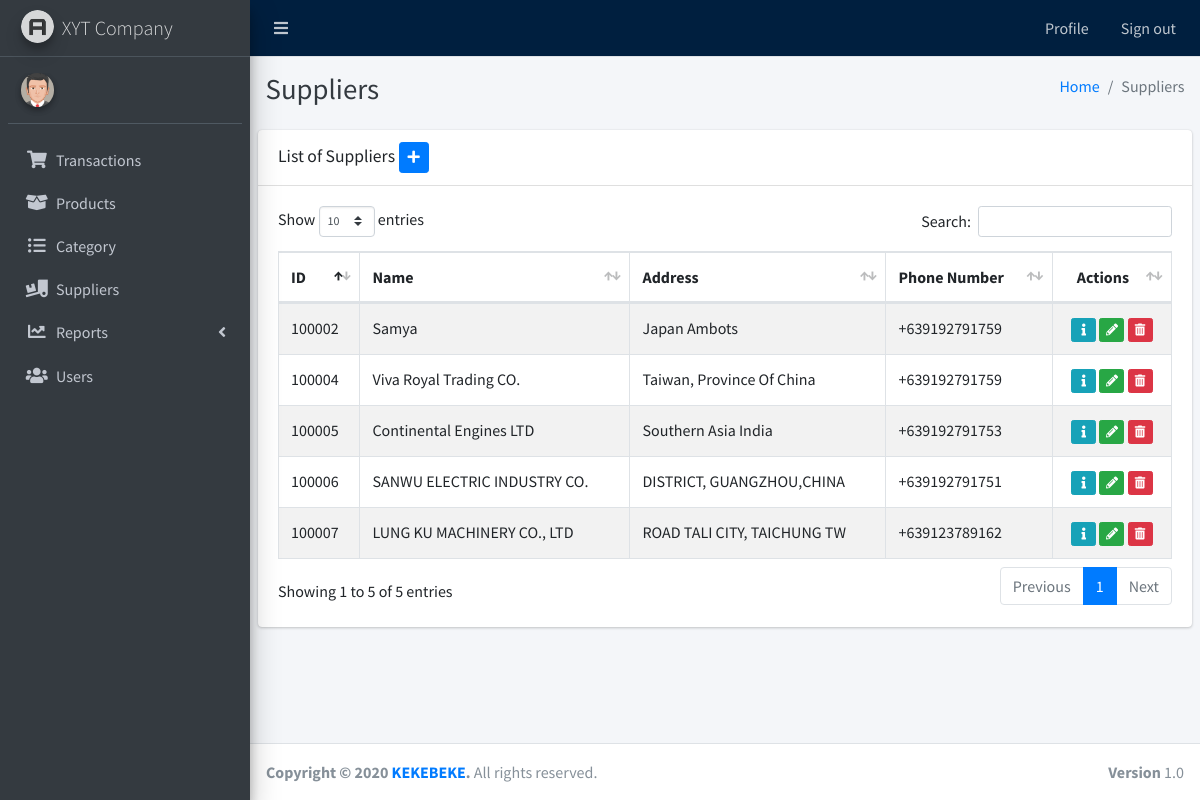
The app's page /category.php with its own data.
### tables this page shows
CREATE TABLE `supplier` (
  `id` int(11) NOT NULL,
  `name` varchar(50) NOT NULL,
  `address` text NOT NULL,
  `phone_number` varchar(13) NOT NULL,
  `status` tinyint(4) NOT NULL DEFAULT 1
);

### includes/functions.php (called while the page is built, shortened)
<?php
class functions extends connection {
	function selectAll($query) {
		$statement = $this->connect()->query($query);
		return $statement->fetchAll();
	}
}
$function = new functions();

### includes/connection.php (called while the page is built)
<?php
class connection {
	function connect()
	{
		try {
			$pdo = new PDO("mysql:host=localhost;dbname=db_xyt_company", 'root', '');
			$pdo->setAttribute(PDO::ATTR_ERRMODE, PDO::ERRMODE_EXCEPTION);
			return $pdo;
		} catch (PDOException $e) {
			echo "Connection Failed: " . $e->getMessage();
		}
	}
}

### category.php (the view, shortened to what this page needs)
<?php
  include 'includes/connection.php';
  include 'includes/functions.php';
session_start(); ?>
<!DOCTYPE html>
<html>
<head>
  <?php include 'sections/links.php'; ?>
</head>
<body class="hold-transition sidebar-mini layout-fixed">
  <div class="wrapper">
    <?php include 'sections/navbar.php' ?>
    <?php include 'sections/sidebar.php' ?>
    <div class="content-wrapper">
      <div class="content-header">
        <div class="container-fluid">
          <div class="row mb-2">
            <div class="col-sm-6">
              <h1 class="m-0 text-dark">Suppliers</h1>
            </div>
            <div class="col-sm-6">
              <ol class="breadcrumb float-sm-right">
                <li class="breadcrumb-item"><a href="transactions.php">Home</a></li>
                <li class="breadcrumb-item active">Suppliers</li>
              </ol>
            </div>
          </div>
        </div>
      </div>
      <section class="content">
        <div class="row">
          <div class="col-12">
            <div class="card">
              <div class="card-header">
                <h3 class="card-title">List of Suppliers
                  <button type="button" class="btn btn-sm btn-primary">
                    <i class="fa fa-plus"></i>
                  </button>
                </h3>
              </div>
              <div class="card-body">
                <div class="table-responsive">
                  <table id="example1" class="table table-bordered table-striped">
                    <thead>
                      <tr>
                        <th>ID</th>
                        <th>Name</th>
                        <th>Address</th>
                        <th>Phone Number</th>
                        <th class="text-center">Actions</th>
                      </tr>
                    </thead>
                    <tbody>
                      <?php
                  try {
                      $query = "SELECT * FROM supplier WHERE status != 0";
                      $rows = $function->selectAll($query);
                      foreach ($rows as $row) { ?>
                      <tr>
                        <td><?php echo $row['id']; ?></td>
                        <td><?php echo $row['name']; ?></td>
                        <td><?php echo $row['address']; ?></td>
                        <td><?php echo $row['phone_number']; ?></td>
                        <td class="text-center">
                          <button class="btn btn-info btn-xs">
                            <i class="fa fa-info fa-fw"></i>
                          </button>
                          <button class="btn btn-success btn-xs">
                            <i class="fa fa-pencil-alt fa-fw"></i>
                          </button>
                          <button class="btn btn-danger btn-xs">
                            <i class="fa fa-trash-alt fa-fw"></i>
                          </button>
                        </td>
                      </tr>
                      <?php
                      }
                  } catch (PDOException $e) {
                      echo "There is some problem in connection: " . $e->getMessage();
                  } ?>
                    </tbody>
                  </table>
                </div>
              </div>
            </div>
          </div>
        </div>
      </section>
    </div>
    <?php include 'sections/footer.php' ?>
  </div>
</body>
</html>

### sections/links.php (shortened to what this page needs)
<link rel="stylesheet" href="plugins/fontawesome-free/css/all.min.css">
<link rel="stylesheet" href="plugins/datatables-bs4/css/dataTables.bootstrap4.css">
<link rel="stylesheet" href="dist/css/adminlte.min.css">

### sections/navbar.php
<nav class="main-header navbar navbar-expand navbar-dark navbar-navy">
  <ul class="navbar-nav">
    <li class="nav-item">
      <a class="nav-link" data-widget="pushmenu" href="#"><i class="fas fa-bars"></i></a>
    </li>
  </ul>
  <ul class="navbar-nav ml-auto">
    <li class="nav-item d-none d-sm-inline-block">
      <a href="#" class="nav-link">Profile</a>
    </li>
    <li class="nav-item d-none d-sm-inline-block">
      <a href="includes/signout.php" class="nav-link">Sign out</a>
    </li>
  </ul>
</nav>

### sections/sidebar.php (shortened to what this page needs)
<aside class="main-sidebar sidebar-dark-primary elevation-4">
  <a href="dashboard.php" class="brand-link">
    <img src="dist/img/AdminLTELogo.png" alt="AdminLTE Logo" class="brand-image img-circle elevation-3"
      style="opacity: .8">
    <span class="brand-text font-weight-light">XYT Company</span>
  </a>
  <div class="sidebar">
    <div class="user-panel mt-3 pb-3 mb-3 d-flex">
      <div class="image">
        <img src="dist/img/avatar5.png" class="img-circle elevation-2" alt="User Image">
      </div>
      <div class="info">
      </div>
    </div>
    <nav class="mt-2">
      <ul class="nav nav-pills nav-sidebar flex-column" data-widget="treeview" role="menu" data-accordion="false">
        <li class="nav-item">
          <a href="dashboard.php" class="nav-link">
            <i class="nav-icon fas fa-shopping-cart"></i>
            <p>
              Transactions
            </p>
          </a>
        </li>
        <li class="nav-item">
          <a href="pages/gallery.html" class="nav-link">
            <i class="nav-icon fa fa-box-open"></i>
            <p>
              Products
            </p>
          </a>
        </li>
        <li class="nav-item">
          <a href="category.php" class="nav-link">
            <i class="nav-icon fa fa-list-ul"></i>
            <p>
              Category
            </p>
          </a>
        </li>
        <li class="nav-item">
          <a href="suppliers.php" class="nav-link">
            <i class="nav-icon fa fa-truck-loading"></i>
            <p>
              Suppliers
            </p>
          </a>
        </li>
        <li class="nav-item has-treeview">
          <a href="#" class="nav-link">
            <i class="nav-icon fa fa-chart-line"></i>
            <p>
              Reports
              <i class="fas fa-angle-left right"></i>
            </p>
          </a>
        </li>
        <li class="nav-item">
          <a href="users.php" class="nav-link">
            <i class="nav-icon fa fa-users"></i>
            <p>
              Users
            </p>
          </a>
        </li>
      </ul>
    </nav>
  </div>
</aside>

### sections/footer.php
<footer class="main-footer">
  <strong>Copyright &copy; 2020 <a href="#">KEKEBEKE</a>.</strong>
  All rights reserved.
  <div class="float-right d-none d-sm-inline-block">
    <b>Version</b> 1.0
  </div>
</footer>

### records on screen
supplier: id "100002", name "Samya", address "Japan Ambots", phone_number "+639192791759"
supplier: id "100004", name "Viva Royal Trading CO.", address "Taiwan, Province Of China", phone_number "+639192791759"
supplier: id "100005", name "Continental Engines LTD", address "Southern Asia India", phone_number "+639192791753"
supplier: id "100006", name "SANWU ELECTRIC INDUSTRY CO.", address "DISTRICT, GUANGZHOU,CHINA", phone_number "+639192791751"
supplier: id "100007", name "LUNG KU MACHINERY CO., LTD", address "ROAD TALI CITY, TAICHUNG TW", phone_number "+639123789162"
